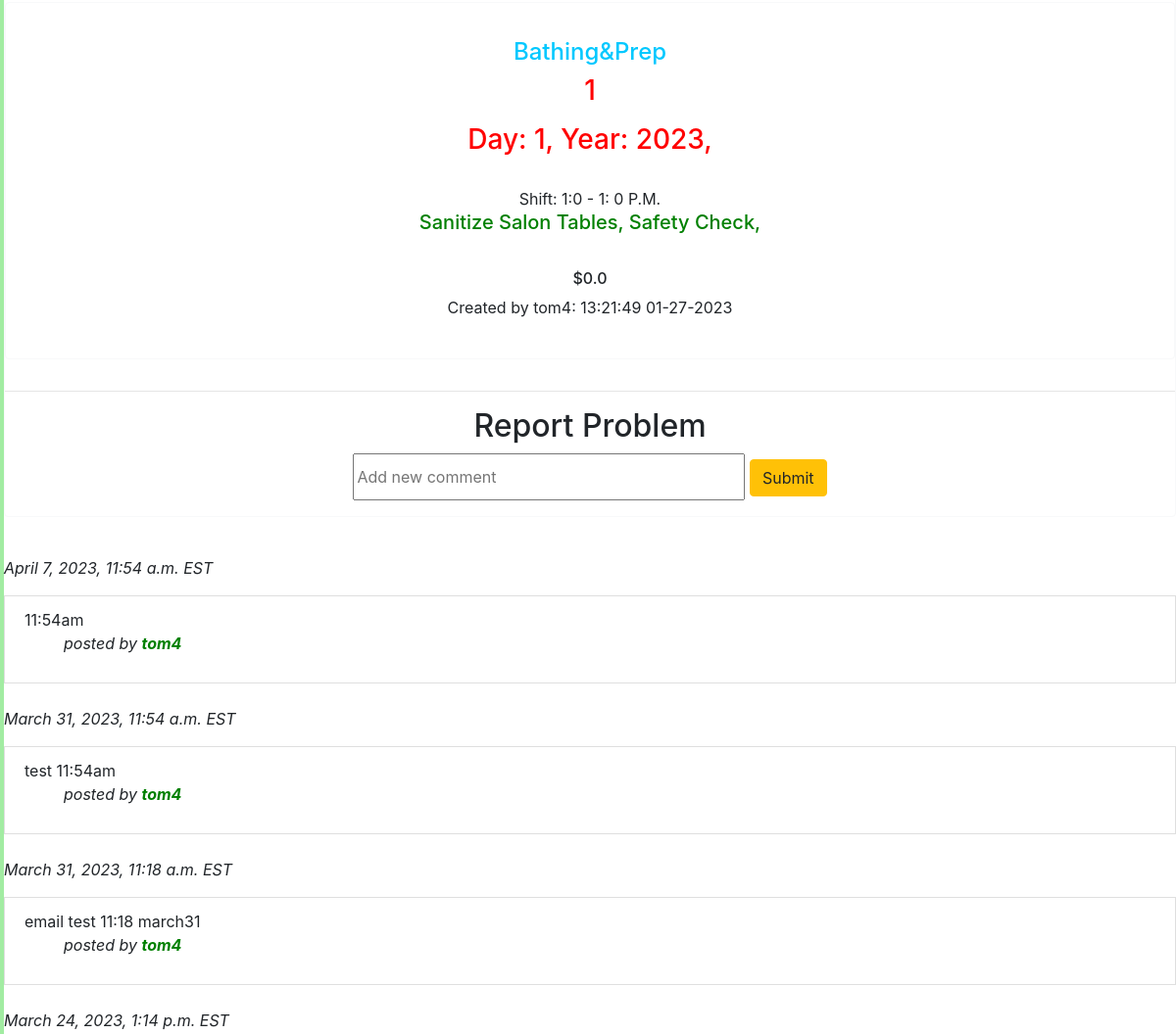
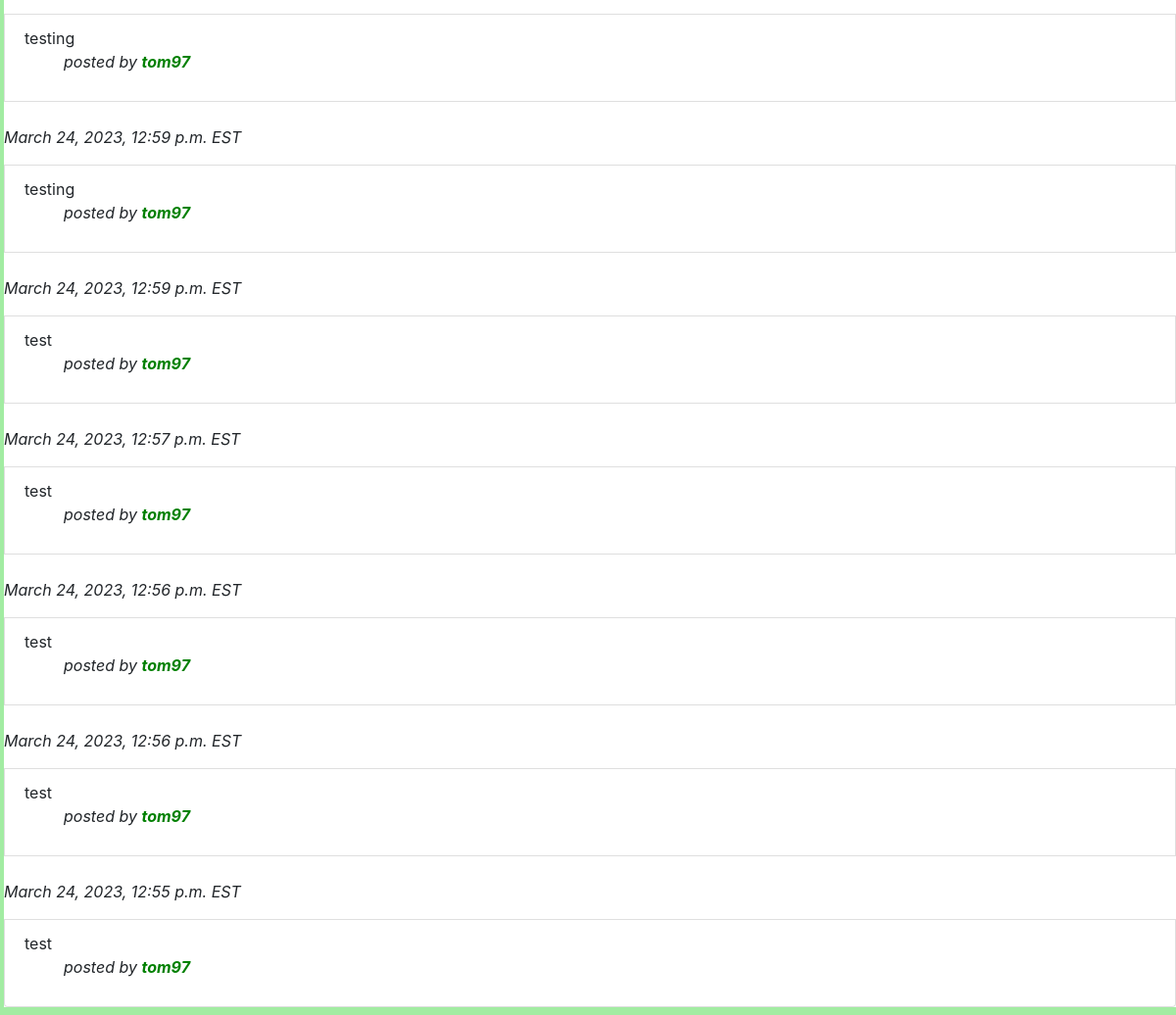
/employeePage/5183686958 (signed in, lower part), run on an earlier commit of the app's database (2 pictures, top to bottom).
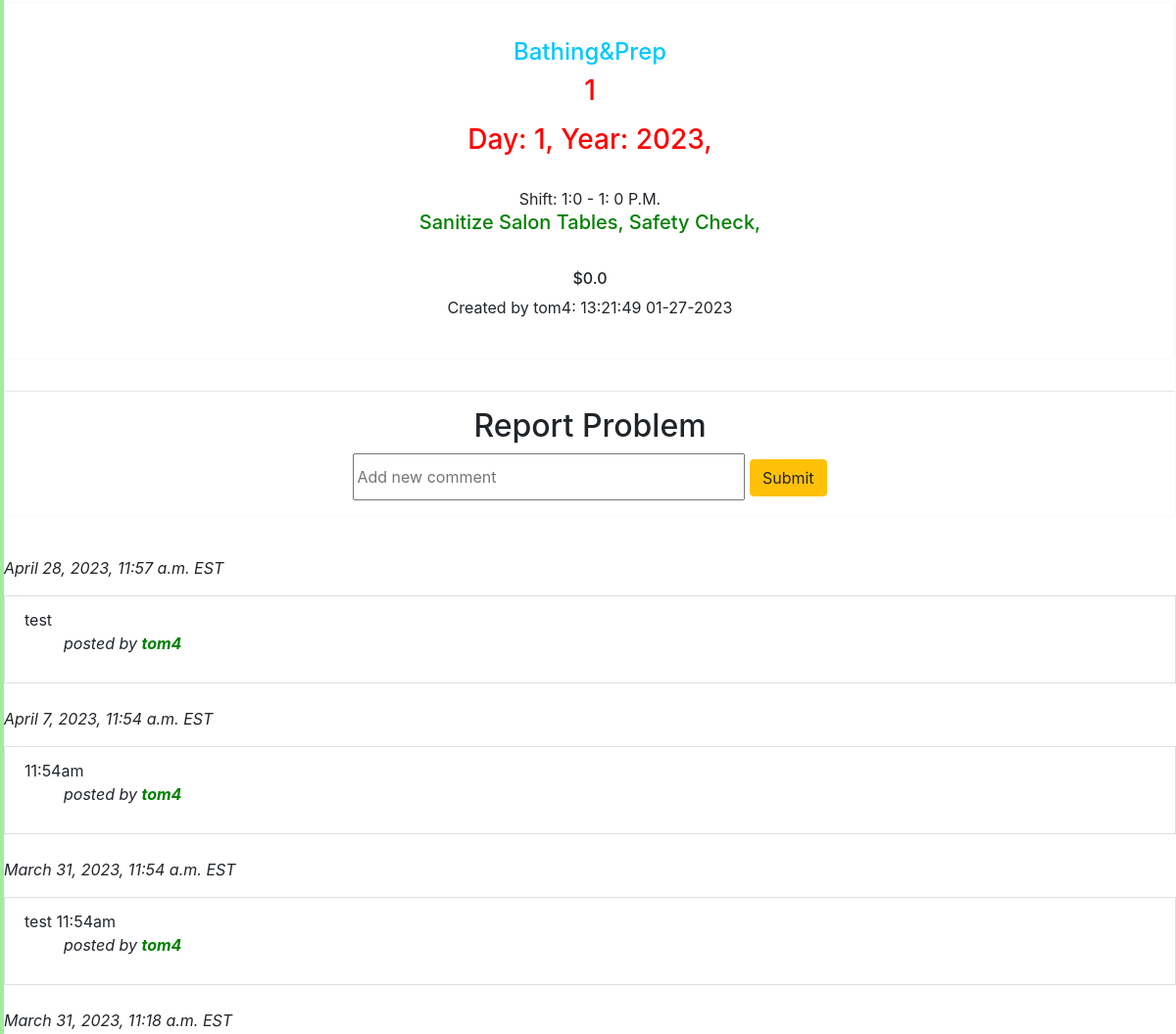
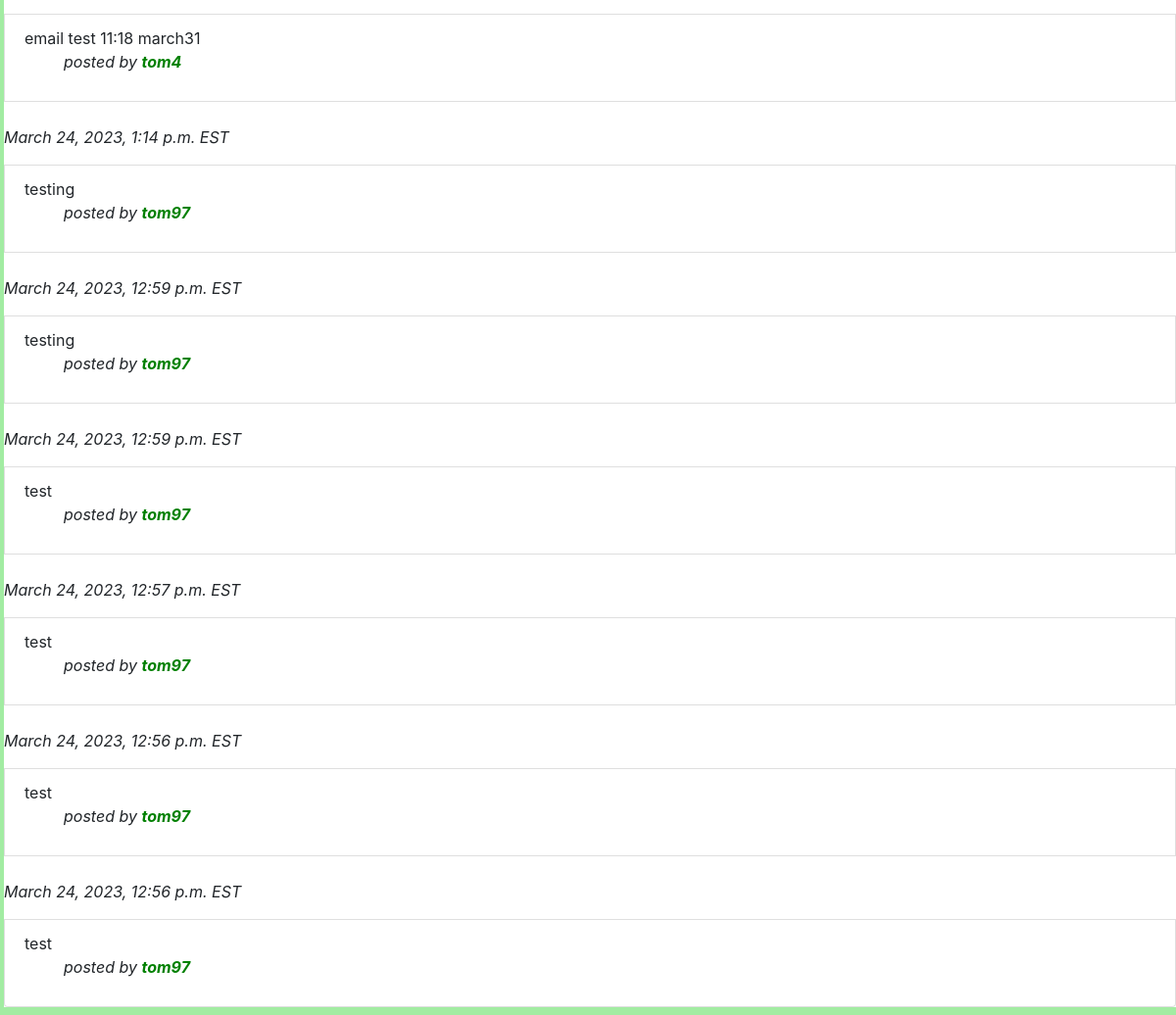
And on a later commit of the database (2 pictures, top to bottom).
### auctions/models.py (models this page shows, shortened)
class EmployeeListing(models.Model):
    employee = models.ForeignKey(
        Employee, on_delete=models.CASCADE, blank=True, null=True, related_name="employee")
    section = models.ForeignKey(
        Section, on_delete=models.CASCADE, blank=True, null=True)
    tasks = models.CharField(max_length=1000)
    extras = models.CharField(max_length=1000, default="None")
    extrasPrice = models.FloatField(default=0)
    startYear = models.PositiveIntegerField(
        validators=[MinValueValidator(2022)])
    startMonth = models.PositiveIntegerField(
        validators=[MinValueValidator(1), MaxValueValidator(12)])
    startDay = models.PositiveIntegerField(
        validators=[MinValueValidator(1), MaxValueValidator(31)])
    startHour = models.PositiveIntegerField(
        validators=[MinValueValidator(0), MaxValueValidator(23)])
    startMinute = models.PositiveIntegerField(
        validators=[MinValueValidator(0), MaxValueValidator(59)])
    endHour = models.PositiveIntegerField(
        validators=[MinValueValidator(0), MaxValueValidator(23)])
    endMinute = models.PositiveIntegerField(
        validators=[MinValueValidator(0), MaxValueValidator(59)])
    datetime = models.CharField(
         max_length=100, default=datetime.now().strftime("%H:%M:%S EST, %m-%d-%Y"))
    author = models.ForeignKey(
        User, on_delete=models.CASCADE, blank=True, null=True, related_name="author")
    def __str__(self):
        return f"{self.employee.employeeName}: {self.employee.employeeName}: {self.startMonth} {self.startDay} {self.startYear}"

class Section(models.Model):
    sectionName = models.CharField(max_length=200)
    def __str__(self):
        return self.sectionName

class User(AbstractUser):
    pass

class employeeComment(models.Model):
    author = models.ForeignKey(
        User, on_delete=models.CASCADE,  blank=True, null=True, related_name="commentUser")
    employee = models.ForeignKey(
        Employee, on_delete=models.CASCADE,  blank=True, null=True, related_name="commentEmployee")
    message = models.CharField(max_length=1000)
    datetime = models.DateTimeField(
        max_length=100, default=datetime.now().strftime("%Y-%m-%d %H:%M:%S"))

### auctions/views.py (the view)
# urls.py: path("employeePage/<int:phone>", views.employeePage, name="employeePage"),
def employeePage(request, phone):
    if not request.user.is_authenticated:
        return HttpResponseForbidden('You must be logged in to view this page.')
    employee = Employee.objects.get(phone=phone)
    employeeData = Employee.objects.get(phone=phone)
    employeeTasks = EmployeeListing.objects.filter(employee=employee)
    print(f"UNORDERED {employeeTasks}")
    employeeTasks = employeeTasks.order_by('-id')[:5:1]
    print(f"EMPLOYEETASKS {employeeTasks}")
    comments = employeeComment.objects.filter(employee=employee)
    comments = comments.order_by('-id')[:10:1]
    if request.user.is_superuser:
        button_display = True
    else:
        button_display = False
    return render(request, "auctions/employeePage.html", {
        "employeeData": employeeData,
         "employeeTasks": employeeTasks,
         "comments": comments,
        "button_display": button_display,
    })

### auctions/templates/auctions/employeePage.html (shortened to what this page needs)
{% extends "auctions/layout.html" %}
{% block body %}
<img src="{{employeeData.imageURL}}" class="listPage" style="height:50vh;width:50vh"><br>
{% for task in employeeTasks %}
<div class="card border-light mb-3 text-center">
    <div class="card-body">
              <p class="card-text"><h4 style="color:rgb(0, 200, 255)">{{task.section}}</h4>
                <h3 class="task" style="color:red"> <p class="month">{{task.startMonth}}</p> Day: {{task.startDay}}, Year: {{task.startYear}},</h3> <br>
        Shift: {{task.startHour}}:{{task.startMinute}} - {{task.endHour}}: {{task.endMinute}} P.M.</h3><br>
        <h5 style="color:green">{{task.tasks}}</h5>
            </div>
            <h6>${{task.extrasPrice}}</h6>
            <p>Created by {{task.author}}: {{task.datetime}}</p>
{% endfor %}
           <br>
</div>
<hr></hr>
    <h2>Report Problem</h2>
    {% if user.is_authenticated %}
    <form action = "{% url 'addEmployeeComment' phone=employeeData.phone %}" method="POST">
        <input type="textarea" style="width:50vh; height:6vh" name="newComment" placeholder="Add new comment">
        <button type="submit" class="btn btn-warning">Submit</button>
    </form>
    {% endif %}
</div>
<div>
    {% for comment in comments %}
    <p><i><br>{{comment.datetime}} EST</p></i>
    <li class="list-group-item"> {{comment.message}}
    <br><ul><i>posted by <strong style="color:green">{{comment.author}}</strong></ul></i>
    </li>
    {% endfor %}
</div>
{% endblock %}

What changed in the data, as far as the page shows it:
no longer on this page (row unchanged): employeeComment: datetime "March 24, 2023, 12:55 p.m.", message "test", author "tom97"
added employeeComment: datetime "April 28, 2023, 11:57 a.m.", message "test", author "tom4"
